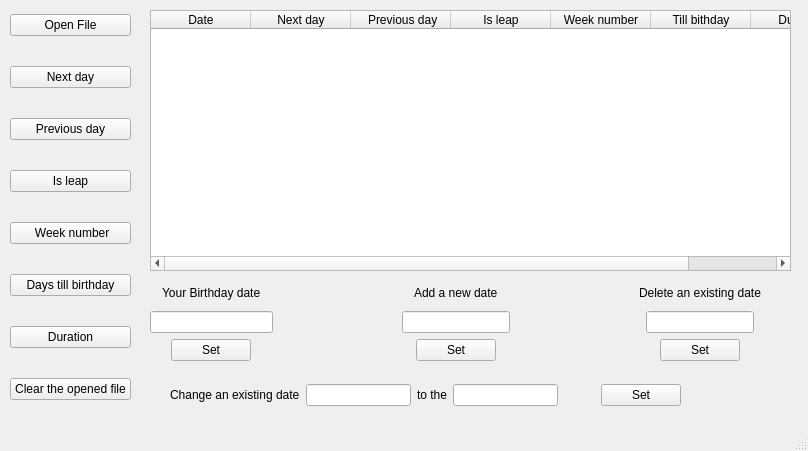
<?xml version="1.0" encoding="UTF-8"?>
<ui version="4.0">
 <class>MainWindow</class>
 <widget class="QMainWindow" name="MainWindow">
  <property name="geometry">
   <rect>
    <x>0</x>
    <y>0</y>
    <width>808</width>
    <height>451</height>
   </rect>
  </property>
  <property name="minimumSize">
   <size>
    <width>808</width>
    <height>451</height>
   </size>
  </property>
  <property name="maximumSize">
   <size>
    <width>808</width>
    <height>451</height>
   </size>
  </property>
  <property name="windowTitle">
   <string>MainWindow</string>
  </property>
  <widget class="QWidget" name="centralwidget">
   <widget class="QWidget" name="verticalLayoutWidget">
    <property name="geometry">
     <rect>
      <x>10</x>
      <y>-10</y>
      <width>121</width>
      <height>441</height>
     </rect>
    </property>
    <layout class="QVBoxLayout" name="verticalLayout">
     <item>
      <widget class="QPushButton" name="pushButton">
       <property name="text">
        <string>Open File</string>
       </property>
      </widget>
     </item>
     <item>
      <widget class="QPushButton" name="pushButton_7">
       <property name="text">
        <string>Next day</string>
       </property>
      </widget>
     </item>
     <item>
      <widget class="QPushButton" name="pushButton_8">
       <property name="text">
        <string>Previous day</string>
       </property>
      </widget>
     </item>
     <item>
      <widget class="QPushButton" name="pushButton_9">
       <property name="text">
        <string>Is leap</string>
       </property>
      </widget>
     </item>
     <item>
      <widget class="QPushButton" name="pushButton_10">
       <property name="text">
        <string> Week number</string>
       </property>
      </widget>
     </item>
     <item>
      <widget class="QPushButton" name="pushButton_11">
       <property name="text">
        <string>Days till birthday</string>
       </property>
      </widget>
     </item>
     <item>
      <widget class="QPushButton" name="pushButton_12">
       <property name="text">
        <string>Duration</string>
       </property>
      </widget>
     </item>
     <item>
      <widget class="QPushButton" name="pushButton_6">
       <property name="text">
        <string>Сlear the opened file</string>
       </property>
      </widget>
     </item>
    </layout>
   </widget>
   <widget class="QWidget" name="horizontalLayoutWidget_2">
    <property name="geometry">
     <rect>
      <x>170</x>
      <y>380</y>
      <width>511</width>
      <height>31</height>
     </rect>
    </property>
    <layout class="QHBoxLayout" name="horizontalLayout_2">
     <item alignment="Qt::AlignHCenter|Qt::AlignVCenter">
      <widget class="QLabel" name="label_3">
       <property name="text">
        <string>Сhange an existing date</string>
       </property>
      </widget>
     </item>
     <item alignment="Qt::AlignHCenter|Qt::AlignVCenter">
      <widget class="QLineEdit" name="lineEdit_3"/>
     </item>
     <item alignment="Qt::AlignHCenter|Qt::AlignVCenter">
      <widget class="QLabel" name="label_4">
       <property name="text">
        <string>to the</string>
       </property>
      </widget>
     </item>
     <item alignment="Qt::AlignHCenter|Qt::AlignVCenter">
      <widget class="QLineEdit" name="lineEdit_4"/>
     </item>
     <item>
      <spacer name="horizontalSpacer_3">
       <property name="orientation">
        <enum>Qt::Horizontal</enum>
       </property>
       <property name="sizeHint" stdset="0">
        <size>
         <width>40</width>
         <height>20</height>
        </size>
       </property>
      </spacer>
     </item>
     <item alignment="Qt::AlignHCenter|Qt::AlignVCenter">
      <widget class="QPushButton" name="pushButton_4">
       <property name="text">
        <string>Set</string>
       </property>
      </widget>
     </item>
    </layout>
   </widget>
   <widget class="QWidget" name="horizontalLayoutWidget">
    <property name="geometry">
     <rect>
      <x>150</x>
      <y>280</y>
      <width>611</width>
      <height>81</height>
     </rect>
    </property>
    <layout class="QHBoxLayout" name="horizontalLayout">
     <item>
      <layout class="QVBoxLayout" name="verticalLayout_2">
       <item alignment="Qt::AlignHCenter">
        <widget class="QLabel" name="label">
         <property name="text">
          <string>Your Birthday date</string>
         </property>
        </widget>
       </item>
       <item>
        <widget class="QLineEdit" name="lineEdit"/>
       </item>
       <item alignment="Qt::AlignHCenter">
        <widget class="QPushButton" name="pushButton_2">
         <property name="text">
          <string>Set</string>
         </property>
        </widget>
       </item>
      </layout>
     </item>
     <item>
      <spacer name="horizontalSpacer">
       <property name="orientation">
        <enum>Qt::Horizontal</enum>
       </property>
       <property name="sizeHint" stdset="0">
        <size>
         <width>40</width>
         <height>20</height>
        </size>
       </property>
      </spacer>
     </item>
     <item>
      <layout class="QVBoxLayout" name="verticalLayout_3">
       <item alignment="Qt::AlignHCenter">
        <widget class="QLabel" name="label_2">
         <property name="text">
          <string>Add a new date</string>
         </property>
        </widget>
       </item>
       <item alignment="Qt::AlignHCenter">
        <widget class="QLineEdit" name="lineEdit_2"/>
       </item>
       <item alignment="Qt::AlignHCenter">
        <widget class="QPushButton" name="pushButton_3">
         <property name="text">
          <string>Set</string>
         </property>
        </widget>
       </item>
      </layout>
     </item>
     <item>
      <spacer name="horizontalSpacer_2">
       <property name="orientation">
        <enum>Qt::Horizontal</enum>
       </property>
       <property name="sizeHint" stdset="0">
        <size>
         <width>40</width>
         <height>20</height>
        </size>
       </property>
      </spacer>
     </item>
     <item>
      <layout class="QVBoxLayout" name="verticalLayout_4">
       <item alignment="Qt::AlignHCenter">
        <widget class="QLabel" name="label_5">
         <property name="text">
          <string>Delete an existing date</string>
         </property>
        </widget>
       </item>
       <item alignment="Qt::AlignHCenter">
        <widget class="QLineEdit" name="lineEdit_5"/>
       </item>
       <item alignment="Qt::AlignHCenter">
        <widget class="QPushButton" name="pushButton_5">
         <property name="text">
          <string>Set</string>
         </property>
        </widget>
       </item>
      </layout>
     </item>
    </layout>
   </widget>
   <widget class="QTableWidget" name="tableWidget">
    <property name="geometry">
     <rect>
      <x>150</x>
      <y>10</y>
      <width>641</width>
      <height>261</height>
     </rect>
    </property>
    <property name="editTriggers">
     <set>QAbstractItemView::NoEditTriggers</set>
    </property>
    <column>
     <property name="text">
      <string>Date</string>
     </property>
    </column>
    <column>
     <property name="text">
      <string>Next day</string>
     </property>
    </column>
    <column>
     <property name="text">
      <string> Previous day</string>
     </property>
    </column>
    <column>
     <property name="text">
      <string>Is leap</string>
     </property>
    </column>
    <column>
     <property name="text">
      <string>Week number</string>
     </property>
    </column>
    <column>
     <property name="text">
      <string>Till bithday</string>
     </property>
    </column>
    <column>
     <property name="text">
      <string>Duration</string>
     </property>
    </column>
   </widget>
  </widget>
  <widget class="QMenuBar" name="menubar">
   <property name="geometry">
    <rect>
     <x>0</x>
     <y>0</y>
     <width>808</width>
     <height>22</height>
    </rect>
   </property>
  </widget>
  <widget class="QStatusBar" name="statusbar"/>
 </widget>
 <resources/>
 <connections/>
</ui>
